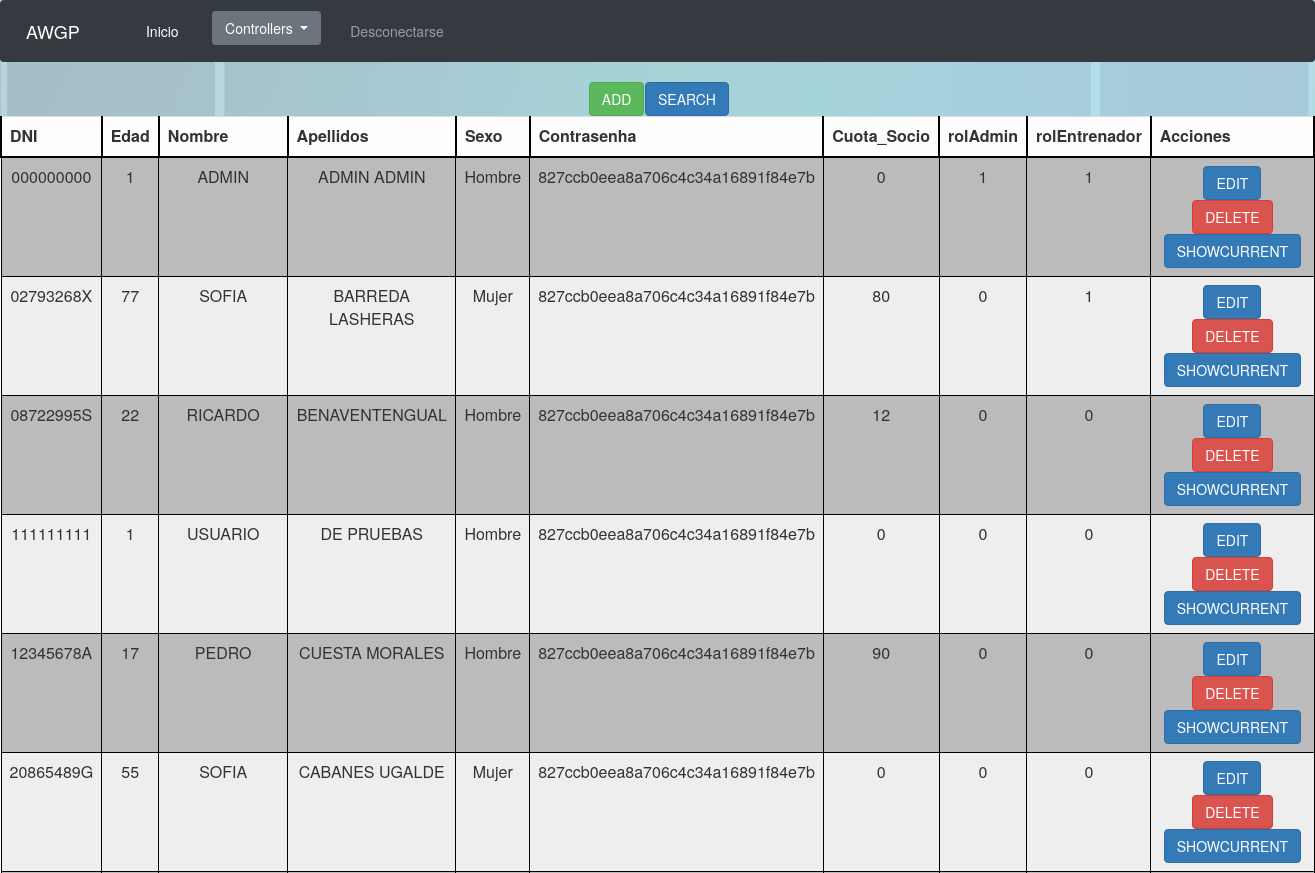
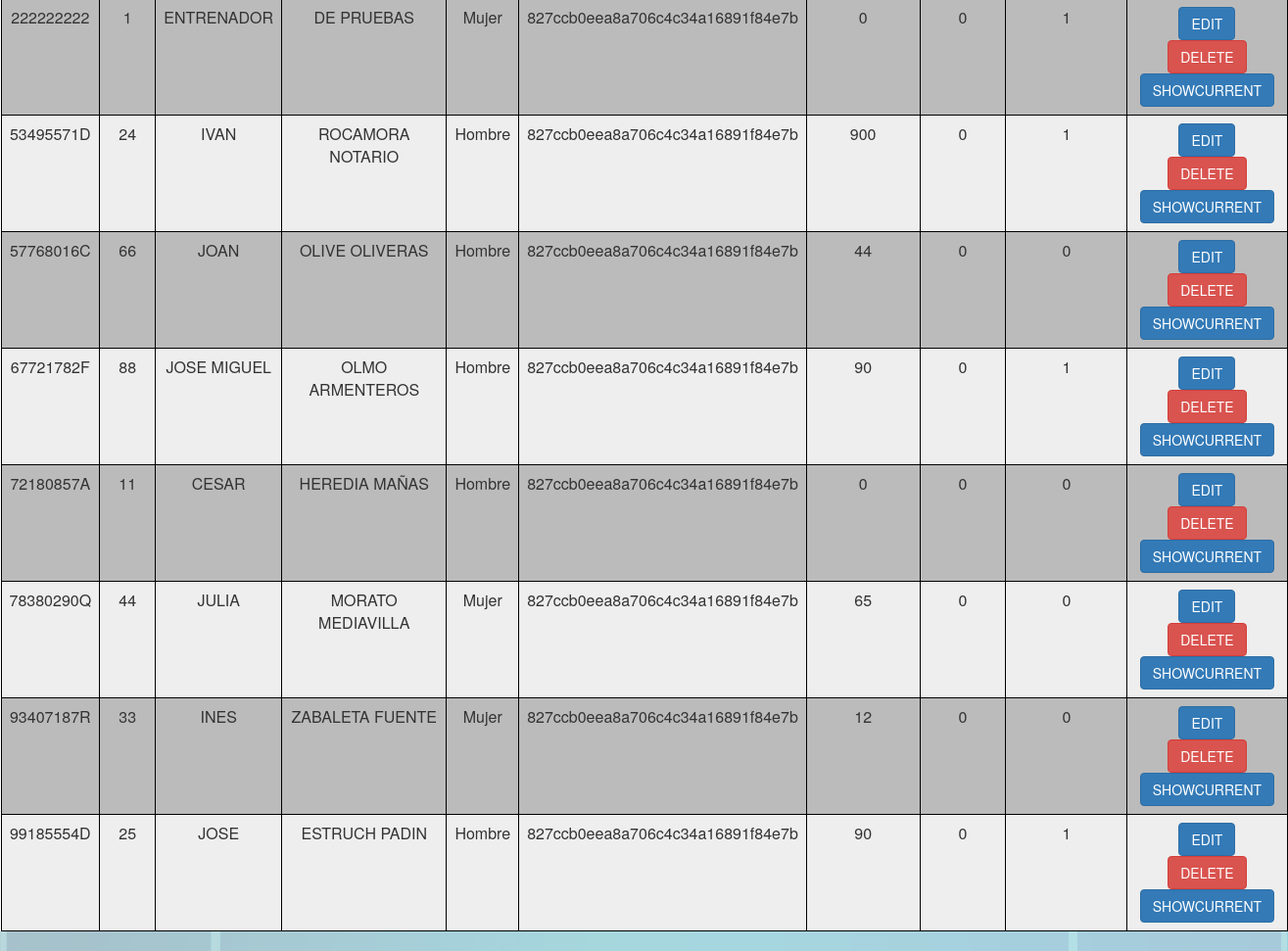
The app's page /Controllers/Controller_Deportista.php (signed in) with its own data (2 pictures, top to bottom).
### tables this page shows
CREATE TABLE IF NOT EXISTS `Deportista` (
  `DNI` VARCHAR(9) NOT NULL,
  `Edad` INT NULL,
  `Nombre` VARCHAR(45) NULL,
  `Apellidos` VARCHAR(45) NULL,
  `Sexo` VARCHAR(6) NULL,
  `Contrasenha` VARCHAR(128) NOT NULL,
  `Cuota_Socio` INT NULL,
  `rolAdmin` TINYINT NULL,
  `rolEntrenador` TINYINT NULL,
  PRIMARY KEY (`DNI`));

### Views/Deportista/Deportista_SHOWALL.php (called while the page is built)
<?php
include '../Views/base/SHOWALL.php';
class Deportista_SHOWALL extends SHOWALL{
	function __construct($respuesta){
		$this->controlador = 'Controller_Deportista.php';
		$this->resultado = $respuesta;
		$this->toString();
	}
}
?>

### Modelos/Deportista.php (called while the page is built, shortened)
<?php
class Deportista
{
  var $mysqli;
	function __construct($DNI,$Edad,$Nombre,$Apellidos,$Sexo,$Contrasenha,$Cuota_socio,$rolAdmin,$rolEntrenador)
  {
		include_once '../Functions/ConectarBD.php';
		$this->mysqli = ConectarBD();
	}
  function SHOWALL(){
    $sql = "SELECT * FROM deportista";
    $resultado = $this->mysqli->query($sql);
    if(!$resultado){
      return 'No se ha podido conectar con la BD';
    }else{
      return $resultado;
    }
  }
}
?>

### Functions/ConectarBD.php (called while the page is built, shortened)
<?php
function ConectarBD()
	{
	    $mysqli = new mysqli("localhost", "AWGPusr", "AWGPass", "awgp");
		return $mysqli;
	}
?>

### Views/base/SHOWALL.php (the view, shortened to what this page needs)
<?php
class SHOWALL{
	var $showEdit = true;
	var $showDelete = true;
	var $showShowcurrent = true;
	var $showAdd = true;
	var $showSearch = true;
	var $showAcciones = true;
	var $controlador;
	var $acciones = 'Acciones';
	var $resultado;
	function colorDe($num){
		if($num % 2 == 0){
			return "BBBBBB";
		}else{
			return "EEEEEE";
		}
	}
	function toString(){
		include '../Views/base/header.php';
		echo '<table align="center">';
			echo "<form id='AnadirBuscar' method='GET' action='"; echo $this->controlador; echo "'>";
			echo '<tr class="filaInvisible">';
				if($this->showAdd){
					echo '<td class="celdaInvisible">';
					echo "<input class='btn btn-success' type='submit' name='submit' value='ADD'/>";
					echo '</td>';
				}
				if($this->showSearch){
					echo '<td class="celdaInvisible">';
					echo "<input class='btn btn-primary' type='submit' name='submit' value='SEARCH'/>";
					echo '</td>';
				}
			echo '</tr>';
			echo '</form>';
		echo '</table>';
		echo '<table class="table table-light">';
			echo '<tr class="fila">';
				while($tituloColumna = $this->resultado->fetch_field()){
					echo '<th class="tituloColumna">';
						echo $tituloColumna->name;
					echo '</th>';
				}
				if($this->showAcciones){
					echo '<th class="tituloColumna">';
					echo $this->acciones;
					echo '</th>';
				}
			echo '</tr>';
			$num = 0;
			$numFila = 0;
			while($fila = $this->resultado->fetch_row()){
				echo "<form id='formularioOpcion"; echo $num; echo "' method='GET' action='"; echo $this->controlador; echo "'>";
				echo '<tr class="fila" bgcolor="' . $this->colorDe($numFila) . '">';
				for($i = 0; $i < sizeof($fila); $i++){
					echo '<td class="celda">';
					echo $fila[$i];
					echo '</td>';
				}
				if($this->showAcciones){
					echo '<td class="celda">';
						if($this->showEdit){
							echo "<input class='btn btn-primary' type='submit' name='submit' value='EDIT'/>";
						}
						if($this->showDelete){
							echo "<input class='btn btn-danger' type='submit' name='submit' value='DELETE'/>";
						}
						if($this->showShowcurrent){
							echo "<input class='btn btn-primary' type='submit' name='submit' value='SHOWCURRENT'/>";
						}
					echo '</td>';
				}
				echo '</tr>';
				$numFila++;
				echo '</form>';
				$num++;
			}
		echo '</table>';
		include '../Views/base/footer.php';
	}
}
?>

### Controllers/Controller_Deportista.php (shortened to what this page needs)
<?php
	include '../Modelos/Deportista.php';
	include '../Views/Deportista/Deportista_SHOWALL.php';
switch ($_REQUEST['submit']){
	case 'SHOWALL':
		$deportista = new Deportista('','','','','','','','','');
		$respuesta = $deportista->SHOWALL();
		new Deportista_SHOWALL($respuesta);
		break;
}
?>

### Views/base/header.php (shortened to what this page needs)
	<link href="/css/style.css" type="text/css" rel="stylesheet"  media="(min-width:380px)">
	<link rel="stylesheet" href="https://stackpath.bootstrapcdn.com/bootstrap/4.1.3/css/bootstrap.min.css">
	<link rel="stylesheet" type="text/css" href="//netdna.bootstrapcdn.com/bootstrap/3.1.1/css/bootstrap.min.css">
	<html>
		<header>
			<nav class="navbar navbar-expand-lg navbar-dark bg-dark">
				<a class="navbar-brand" href="#">AWGP</a>
				<div class="collapse navbar-collapse" id="navbarColor01">
				  <ul class="navbar-nav mr-auto">
					<li class="nav-item active">
					  <a class="nav-link" href="../index.php">Inicio<span class="sr-only">(current)</span></a>
					</li>
	<?php
	if(isset($_SESSION['rolAdmin']) && $_SESSION['rolAdmin']){
		?>
			<li class="nav-item">
				<div class="dropdown nav-link">
				  <button class="btn btn-secondary dropdown-toggle" type="button" id="dropdownMenuButtonController" data-toggle="dropdown" aria-haspopup="true" aria-expanded="false" style="vertical-align: middle">
					Controllers
				  </button>
				</div>
			</li>
			<li class="nav-item">
			  <a class="nav-link" href="../Functions/Desconectar.php">Desconectarse</a>
			</li>
		<?php
	}else if(isset($_SESSION['DNI'])){
		?>
			<li class="nav-item">
			  <a class="nav-link text-nowrap" href="../Controllers/Controller_Deportista.php?submit=PERFIL">Mi perfil</a>
			</li>
			<li class="nav-item">
				<div class="dropdown nav-link">
				  <button class="btn btn-secondary dropdown-toggle" type="button" id="dropdownMenuButtonRes" data-toggle="dropdown" aria-haspopup="true" aria-expanded="false" style="vertical-align: middle">
					Reservas
				  </button>
				  <div class="dropdown-menu" aria-labelledby="dropdownMenuButtonRes">
					  <a class="dropdown-item" href="../Controllers/Controller_Reserva.php">Reservar pista</a>
					  <a class="dropdown-item" href="../Controllers/Controller_Reserva.php?submit=VERRESERVAS">Mis reservas</a>
				  </div>
				</div>
			</li>
			<li class="nav-item">
				<div class="dropdown nav-link">
				  <button class="btn btn-secondary dropdown-toggle" type="button" id="dropdownMenuButtonClase" data-toggle="dropdown" aria-haspopup="true" aria-expanded="false" style="vertical-align: middle">
					Clases
				  </button>
				  <div class="dropdown-menu" aria-labelledby="dropdownMenuButtonClase">
					<?php
					if(isset($_SESSION['rolEntrenador']) && $_SESSION['rolEntrenador']){
						?>
						  <a class="dropdown-item" href="../Controllers/Controller_Clase.php">Agenda de clases</a>
						<?php
					}
					?>
				  	<a class="dropdown-item" href="../Controllers/Controller_Clase.php?submit=APUNTARSE">Apuntarse a clases</a>
					<a class="dropdown-item" href="../Controllers/Controller_Clase.php?submit=MISCLASES">Ver clases</a>
				  </div>
				</div>
			</li>
			<li class="nav-item">
			  <a class="nav-link text-nowrap" href="../Controllers/Controller_Pareja.php">Mis parejas</a>
			</li>
			<li class="nav-item">
				<div class="dropdown nav-link">
				  <button class="btn btn-secondary dropdown-toggle" type="button" id="dropdownMenuButtonCamp" data-toggle="dropdown" aria-haspopup="true" aria-expanded="false" style="vertical-align: middle">
					Campeonatos
				  </button>
				  <div class="dropdown-menu" aria-labelledby="dropdownMenuButtonCamp">
					  <a class="dropdown-item" href="../Controllers/Controller_Campeonato.php?submit=ESCOGERPAREJA">Inscribirse a un campeonato</a>
					  <a class="dropdown-item" href="../Controllers/Controller_Campeonato.php?submit=SHOWALLFORUSER">Ver Campeonatos</a>
				  </div>
				</div>
			</li>
			<li class="nav-item">
			  <a class="nav-link text-nowrap" href="../Functions/Desconectar.php">Desconectarse</a>
			</li>
		<?php
	}else{
	}
?>
		  </ul>
		</div>
	</nav>
</header>
<body>

### Views/base/footer.php (shortened to what this page needs)
	</body>
</html>

### css/style.css (style rules this page uses)
.btn { margin-left: 2%; margin-right: 2%; }
.nav-item { margin-left: 8%; }
html { font: Arial; }
body { background-image: url(../img/padel.png); background-size: contain; }
th { text-align: center; }
.tituloColumna { border-top: 2px solid black; border-right: 2px solid black; border-left: 2px solid black; border-bottom: 2px solid black; }
.celda { text-align: center; border: 1px solid black; padding-top: 3; padding-bottom: 3; padding-left: 10; padding-right: 10; }

### records on screen
deportista: DNI "000000000", Edad "1", Nombre "ADMIN", Apellidos "ADMIN ADMIN", Sexo "Hombre", Contrasenha "827ccb0eea8a706c4c34a16891f84e7b", Cuota_Socio "0", rolAdmin "1", rolEntrenador "1"
deportista: DNI "02793268X", Edad "77", Nombre "SOFIA", Apellidos "BARREDA LASHERAS", Sexo "Mujer", Contrasenha "827ccb0eea8a706c4c34a16891f84e7b", Cuota_Socio "80", rolAdmin "0", rolEntrenador "1"
deportista: DNI "08722995S", Edad "22", Nombre "RICARDO", Apellidos "BENAVENTENGUAL", Sexo "Hombre", Contrasenha "827ccb0eea8a706c4c34a16891f84e7b", Cuota_Socio "12", rolAdmin "0", rolEntrenador "0"
deportista: DNI "111111111", Edad "1", Nombre "USUARIO", Apellidos "DE PRUEBAS", Sexo "Hombre", Contrasenha "827ccb0eea8a706c4c34a16891f84e7b", Cuota_Socio "0", rolAdmin "0", rolEntrenador "0"
deportista: DNI "12345678A", Edad "17", Nombre "PEDRO", Apellidos "CUESTA MORALES", Sexo "Hombre", Contrasenha "827ccb0eea8a706c4c34a16891f84e7b", Cuota_Socio "90", rolAdmin "0", rolEntrenador "0"
deportista: DNI "20865489G", Edad "55", Nombre "SOFIA", Apellidos "CABANES UGALDE", Sexo "Mujer", Contrasenha "827ccb0eea8a706c4c34a16891f84e7b", Cuota_Socio "0", rolAdmin "0", rolEntrenador "0"
deportista: DNI "222222222", Edad "1", Nombre "ENTRENADOR", Apellidos "DE PRUEBAS", Sexo "Mujer", Contrasenha "827ccb0eea8a706c4c34a16891f84e7b", Cuota_Socio "0", rolAdmin "0", rolEntrenador "1"
deportista: DNI "53495571D", Edad "24", Nombre "IVAN", Apellidos "ROCAMORA NOTARIO", Sexo "Hombre", Contrasenha "827ccb0eea8a706c4c34a16891f84e7b", Cuota_Socio "900", rolAdmin "0", rolEntrenador "1"
deportista: DNI "57768016C", Edad "66", Nombre "JOAN", Apellidos "OLIVE OLIVERAS", Sexo "Hombre", Contrasenha "827ccb0eea8a706c4c34a16891f84e7b", Cuota_Socio "44", rolAdmin "0", rolEntrenador "0"
deportista: DNI "67721782F", Edad "88", Nombre "JOSE MIGUEL", Apellidos "OLMO ARMENTEROS", Sexo "Hombre", Contrasenha "827ccb0eea8a706c4c34a16891f84e7b", Cuota_Socio "90", rolAdmin "0", rolEntrenador "1"
deportista: DNI "72180857A", Edad "11", Nombre "CESAR", Apellidos "HEREDIA MAÑAS", Sexo "Hombre", Contrasenha "827ccb0eea8a706c4c34a16891f84e7b", Cuota_Socio "0", rolAdmin "0", rolEntrenador "0"
deportista: DNI "78380290Q", Edad "44", Nombre "JULIA", Apellidos "MORATO MEDIAVILLA", Sexo "Mujer", Contrasenha "827ccb0eea8a706c4c34a16891f84e7b", Cuota_Socio "65", rolAdmin "0", rolEntrenador "0"
deportista: DNI "93407187R", Edad "33", Nombre "INES", Apellidos "ZABALETA FUENTE", Sexo "Mujer", Contrasenha "827ccb0eea8a706c4c34a16891f84e7b", Cuota_Socio "12", rolAdmin "0", rolEntrenador "0"
deportista: DNI "99185554D", Edad "25", Nombre "JOSE", Apellidos "ESTRUCH PADIN", Sexo "Hombre", Contrasenha "827ccb0eea8a706c4c34a16891f84e7b", Cuota_Socio "90", rolAdmin "0", rolEntrenador "1"

### other values on screen
$tituloColumna->name "DNI"
$tituloColumna->name "Edad"
$tituloColumna->name "Nombre"
$tituloColumna->name "Apellidos"
$tituloColumna->name "Sexo"
$tituloColumna->name "Contrasenha"
$tituloColumna->name "Cuota_Socio"
$tituloColumna->name "rolAdmin"
$tituloColumna->name "rolEntrenador"
$this->acciones "Acciones"
